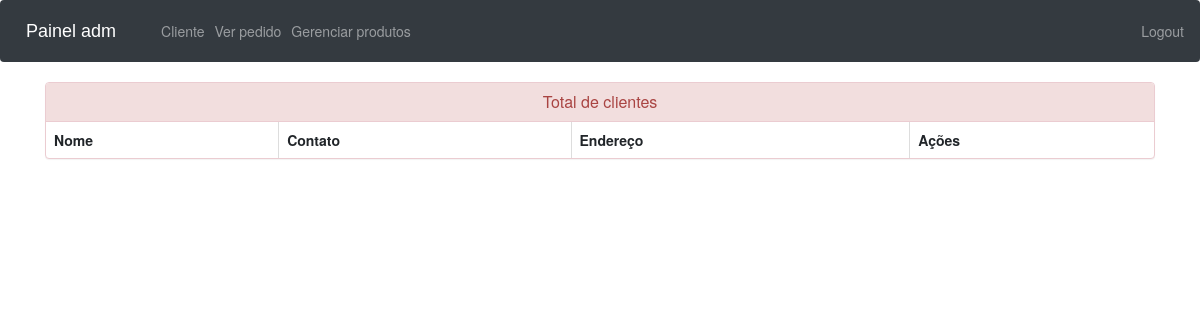
Page /view-customer (signed in) on the earlier database version.
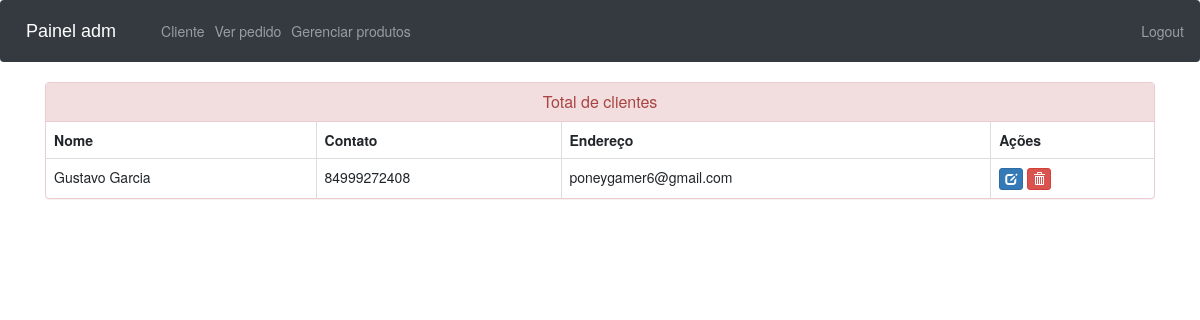
Same page on the later database version.
### ecom/models.py (models this page shows, shortened)
class Customer(models.Model):
    user=models.OneToOneField(User,on_delete=models.CASCADE)
    profile_pic= models.ImageField(upload_to='profile_pic/CustomerProfilePic/',null=True,blank=True)
    address = models.CharField(max_length=40)
    mobile = models.CharField(max_length=20,null=False)
    @property
    def get_name(self):
        return self.user.first_name+" "+self.user.last_name

### ecom/views.py (the view)
# urls.py: path('view-customer', views.view_customer_view,name='view-customer'),
@login_required(login_url='adminlogin')
def view_customer_view(request):
    customers=models.Customer.objects.all()
    return render(request,'ecom/view_customer.html',{'customers':customers})

### templates/ecom/view_customer.html (shortened to what this page needs)
{% extends 'ecom/admin_base.html' %}
{% load static %}
{% block content %}
<head>
  <link href="//netdna.bootstrapcdn.com/bootstrap/3.0.0/css/bootstrap.min.css" rel="stylesheet" id="bootstrap-css">
</head>
<div class="container">
  <div class="panel panel-danger">
    <div class="panel-heading">
      <h6 class="panel-title">Total de clientes</h6>
    </div>
    <table class="table table-hover table-bordered" id="dev-table">
      <thead>
        <tr>
          <th>Nome</th>
          <th>Contato</th>
          <th>Endereço</th>
          <th>Ações</th>
        </tr>
      </thead>
      {% for c in customers %}
      <tr>
        <td> {{c.get_name}}</td>
        <td>{{c.mobile}}</td>
        <td>{{c.address}}</td>
        <td><a class="btn btn-primary btn-xs" href="{% url 'update-customer' c.id  %}"><span class="glyphicon glyphicon-edit"></span></a>
        <a class="btn btn-danger btn-xs" href="{% url 'delete-customer' c.id  %}"><span class="glyphicon glyphicon-trash"></span></a></td>
      </tr>
      {% endfor %}
    </table>
  </div>
</div>
{% endblock content %}

Differences in the rows shown:
added Customer: get_name "Gustavo Garcia", mobile "84999272408", address "poneygamer6@gmail.com"
